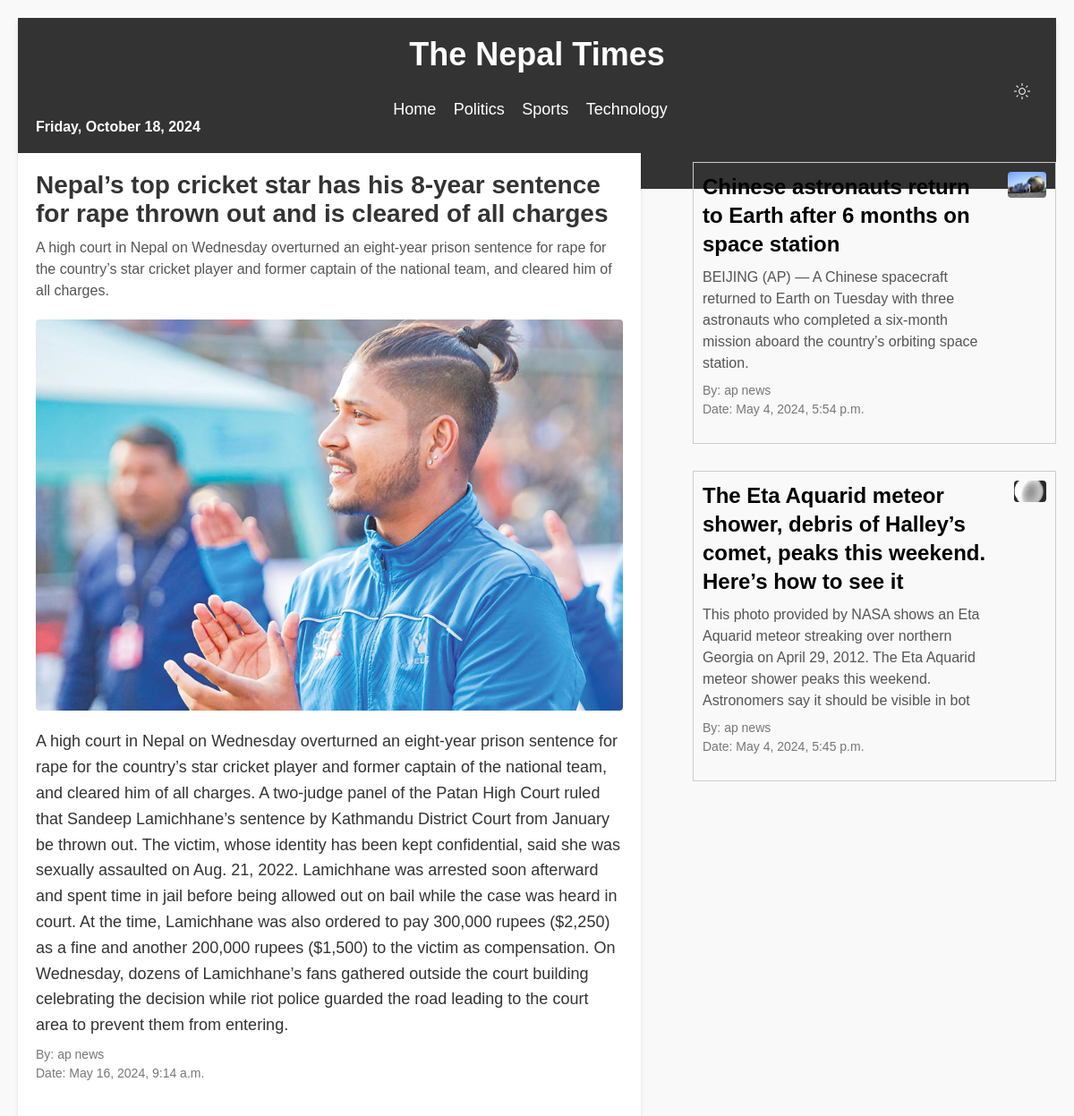
The app's page /breaking/3 with its own data.
### myapp/models.py (models this page shows, shortened)
class Breaking(models.Model):
    heading = models.CharField(max_length=100)
    photo = models.ImageField(upload_to='photos/')
    summary = models.CharField(max_length=200)
    description = models.TextField()
    author = models.CharField(max_length=50)
    date = models.DateTimeField()

### myapp/views.py (the view)
# urls.py: path('breaking/<int:pk>', views.breaking_detail,name='breaking_detail'),
def breaking_detail(request,pk):
    news_list = Breaking.objects.get(id=pk)
    news_list2 = Breaking.objects.all().order_by('-date')
    data = {
        'news_list':news_list,
        'news_list2':news_list2,
    }
    return render( request,'breaking_details.html',data)

### templates/breaking_details.html (shortened to what this page needs)
{% extends 'base.html' %}
{% block body %}
<!DOCTYPE html>
<html lang="en">
<head>
</head>
<body>
    <div class="section1">
        <div class="news-detail-container">
            <h1>{{ news_list.heading }}</h1>
            <p class="summary">{{ news_list.summary }}</p>
            <img src="{{ news_list.photo.url }}" alt="{{ news_list.heading }}" class="news-image">
            <p class="description">{{ news_list.description }}</p>
            <div class="author-date">
                <p>By: {{ news_list.author }}</p>
                <p>Date: {{ news_list.date }}</p>
            </div>
        </div>
    </div>
    <div class="banner">
        {% for n in news_list2 %}
            {% if n.pk != news_list.pk %}
            <div class="news-item">
                <div class="news-content">
                    <h1><a href="{% url 'breaking_detail' pk=n.pk %}">{{ n.heading }}</a></h1>
                    <p class="summary">{{ n.summary }}</p>
                    <div class="author-date">
                        <p class="author">By: {{ n.author }}</p>
                        <p class="date">Date: {{ n.date }}</p>
                    </div>
                </div>
                <div class="news-image-container">
                    <img src="{{ n.photo.url }}" alt="{{ n.heading }}" class="news-image">
                </div>
            </div>
            {% endif %}
        {% endfor %}
    </div>
    {% endblock %}

### static/home.css (style rules this page uses)
* { margin: 0; padding: 0; box-sizing: border-box; }
body { font-family: 'Segoe UI', Tahoma, Geneva, Verdana, sans-serif; background-color: #f7f7f7; color: #333; margin: 0; padding: 0; }
.date { display: flex; align-items: center; justify-content: flex-start; }
p { color: #333; }

### templates/breaking_details.html (style rules this page uses)
* { margin: 0; padding: 0; }
body, h1, p { margin: 0; padding: 0; }
body { font-family: Arial, sans-serif; background-color: #f9f9f9; padding: 20px; }
.news-detail-container { max-width: 800px; margin: 0 auto; background-color: #fff; padding: 20px; box-shadow: 0 2px 4px rgba(0,0,0,0.1); float: left; width: 60%; margin-right: 20px; }
h1 { font-size: 28px; margin-bottom: 10px; color: #333; }
.author-date { margin-bottom: 20px; }
.author-date p { margin: 5px 0; font-size: 14px; color: #777; }
.news-image { max-width: 100%; height: auto; margin-bottom: 20px; }
.summary { font-size: 16px; line-height: 1.5; color: #555; margin-bottom: 20px; }
.description { font-size: 18px; line-height: 1.6; color: #333; }
.banner { float: right; width: 35%; display: flex; flex-direction: column; justify-content: flex-start; }
.news-item { width: 100%; margin-bottom: 20px; display: flex; border: 1px solid #ccc; margin-top: 10px; }
.news-content { flex-grow: 1; padding: 10px; }
.news-content h1 a { font-weight: bold; font-size: 24px; margin: 0; text-decoration: none; color: black; }
.news-content .summary { font-weight: 500; margin: 5px 0; }
.author-date { margin-top: 10px; }
.author-date p { margin: 5px 0; font-size: 14px; }
.news-image-container { width: 45%; padding: 10px; }
.news-image { max-width: 100%; height: auto; border-radius: 4px; float: right; }
.date { display: flex; align-items: center; justify-content: flex-start; }
p { color: #333; }

### records on screen
Breaking: heading "Nepal’s top cricket star has his 8-year sentence for rape thrown out and is cleared of all charges", summary "A high court in Nepal on Wednesday overturned an eight-year prison sentence for rape for the country’s star cricket player and former captain of the national team, and cleared him of all charges.", photo (picture), description "A high court in Nepal on Wednesday overturned an eight-year prison sentence for rape for the country’s star cricket player and former captain of the national team, and cleared him of all charges. A two-judge panel of the Patan High Court ruled that Sandeep Lamichhane’s sentence by Kathmandu District Court from January be thrown out. The victim, whose identity has been kept confidential, said she was sexually assaulted on Aug. 21, 2022. Lamichhane was arrested soon afterward and spent time in jail before being allowed out on bail while the case was heard in court. At the time, Lamichhane was also ordered to pay 300,000 rupees ($2,250) as a fine and another 200,000 rupees ($1,500) to the…", author "ap news", date "May 16, 2024, 9:14 a.m."
Breaking: heading "Chinese astronauts return to Earth after 6 months on space station", summary "BEIJING (AP) — A Chinese spacecraft returned to Earth on Tuesday with three astronauts who completed a six-month mission aboard the country’s orbiting space station.", author "ap news", date "May 4, 2024, 5:54 p.m.", photo (picture)
Breaking: heading "The Eta Aquarid meteor shower, debris of Halley’s comet, peaks this weekend. Here’s how to see it", summary "This photo provided by NASA shows an Eta Aquarid meteor streaking over northern Georgia on April 29, 2012. The Eta Aquarid meteor shower peaks this weekend. Astronomers say it should be visible in bot", author "ap news", date "May 4, 2024, 5:45 p.m.", photo (picture)
